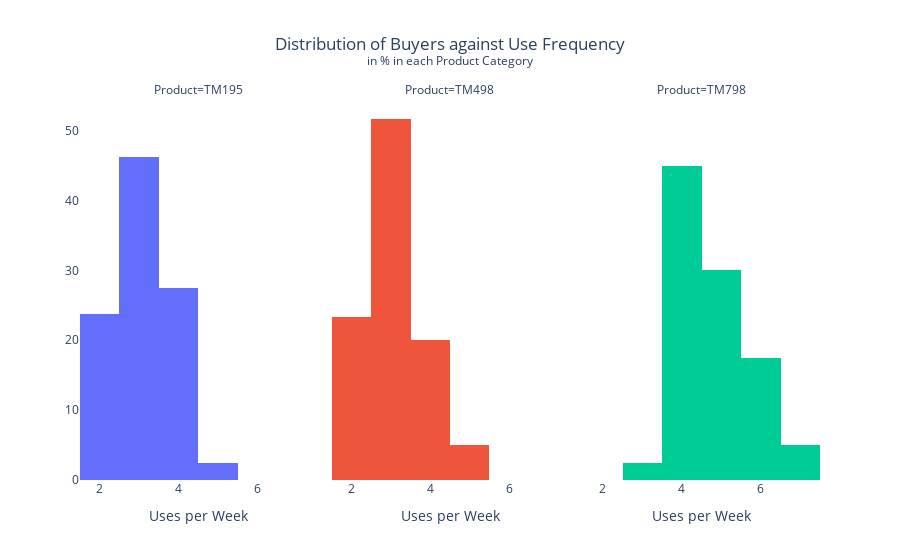

Notebook code for this chart:
### Code cell
# Distribution of Buyers against Usage for each Product category

title_ = 'Distribution of Buyers against Use Frequency<br><sup>in % in each Product Category'
labels_ = {"Usage":"Uses per Week"}
usage_hist = px.histogram(df, x = 'Usage',
                          histnorm = 'percent',
                          facet_col = "Product",
                          color = "Product",
                          labels = labels_,
                          title = title_)
usage_hist.update_layout(title_x = 0.5, yaxis_title = None, plot_bgcolor = 'white')
usage_hist.update_layout(showlegend = False)
usage_hist.show()

### Figure 1 — Plotly figure (JSON) as saved in the notebook; plotly's stock layout.template omitted (floating-point values rounded to 4 significant figures)
{"data": [{"alignmentgroup": "True", "bingroup": "x", "histnorm": "percent", "hovertemplate": "Product=TM195<br>Uses per Week=%{x}<br>percent=%{y}<extra></extra>", "legendgroup": "TM195", "marker": {"color": "#636efa", "pattern": {"shape": ""}}, "name": "TM195", "offsetgroup": "TM195", "orientation": "v", "showlegend": true, "type": "histogram", "x": [3, 2, 4, 3, 4, 3, 3, 3, 5, 2, 3, 3, 4, 3, 3, 3, 2, 4, 4, 2, 4, 4, 4, 5, 2, 3, 4, 3, 2, 2, 3, 3, 2, 3, 3, 4, 2, 3, 3, 4, 3, 3, 4, 2, 2, 2, 3, 3, 4, 3, 3, 2, 4, 4, 3, 2, 2, 3, 4, 2, 3, 4, 2, 4, 3, 3, 4, 3, 3, 2, 2, 3, 4, 3, 4, 3, 3, 3, 4, 3], "xaxis": "x", "yaxis": "y"}, {"alignmentgroup": "True", "bingroup": "x", "histnorm": "percent", "hovertemplate": "Product=TM498<br>Uses per Week=%{x}<br>percent=%{y}<extra></extra>", "legendgroup": "TM498", "marker": {"color": "#EF553B", "pattern": {"shape": ""}}, "name": "TM498", "offsetgroup": "TM498", "orientation": "v", "showlegend": true, "type": "histogram", "x": [3, 2, 3, 3, 5, 2, 2, 3, 3, 3, 4, 3, 3, 3, 3, 3, 3, 2, 3, 2, 5, 3, 2, 4, 3, 2, 2, 4, 4, 4, 4, 4, 3, 3, 4, 3, 2, 2, 4, 3, 4, 2, 3, 5, 3, 4, 3, 3, 3, 3, 3, 3, 2, 4, 3, 3, 3, 3, 2, 2], "xaxis": "x2", "yaxis": "y2"}, {"alignmentgroup": "True", "bingroup": "x", "histnorm": "percent", "hovertemplate": "Product=TM798<br>Uses per Week=%{x}<br>percent=%{y}<extra></extra>", "legendgroup": "TM798", "marker": {"color": "#00cc96", "pattern": {"shape": ""}}, "name": "TM798", "offsetgroup": "TM798", "orientation": "v", "showlegend": true, "type": "histogram", "x": [4, 3, 4, 4, 5, 4, 4, 4, 5, 5, 4, 4, 5, 4, 6, 6, 4, 4, 5, 4, 4, 4, 6, 7, 6, 5, 7, 6, 5, 5, 6, 4, 5, 4, 5, 6, 5, 5, 4, 4], "xaxis": "x3", "yaxis": "y3"}], "layout": {"annotations": [{"font": {}, "showarrow": false, "text": "Product=TM195", "x": 0.16, "xanchor": "center", "xref": "paper", "y": 1, "yanchor": "bottom", "yref": "paper"}, {"font": {}, "showarrow": false, "text": "Product=TM498", "x": 0.5, "xanchor": "center", "xref": "paper", "y": 1, "yanchor": "bottom", "yref": "paper"}, {"font": {}, "showarrow": false, "text": "Product=TM798", "x": 0.84, "xanchor": "center", "xref": "paper", "y": 1, "yanchor": "bottom", "yref": "paper"}], "autosize": true, "barmode": "relative", "legend": {"title": {"text": "Product"}, "tracegroupgap": 0}, "plot_bgcolor": "white", "showlegend": false, "title": {"text": "Distribution of Buyers against Use Frequency<br><sup>in % in each Product Category", "x": 0.5}, "xaxis": {"anchor": "y", "autorange": true, "domain": [0, 0.32], "range": [1.5, 7.5], "title": {"text": "Uses per Week"}, "type": "linear"}, "xaxis2": {"anchor": "y2", "autorange": true, "domain": [0.34, 0.66], "matches": "x", "range": [1.5, 7.5], "title": {"text": "Uses per Week"}, "type": "linear"}, "xaxis3": {"anchor": "y3", "autorange": true, "domain": [0.68, 1.0], "matches": "x", "range": [1.5, 7.5], "title": {"text": "Uses per Week"}, "type": "linear"}, "yaxis": {"anchor": "x", "autorange": true, "domain": [0, 1], "range": [0, 54.39], "title": {}}, "yaxis2": {"anchor": "x2", "autorange": true, "domain": [0, 1], "matches": "y", "range": [0, 54.39], "showticklabels": false}, "yaxis3": {"anchor": "x3", "autorange": true, "domain": [0, 1], "matches": "y", "range": [0, 54.39], "showticklabels": false}}}
